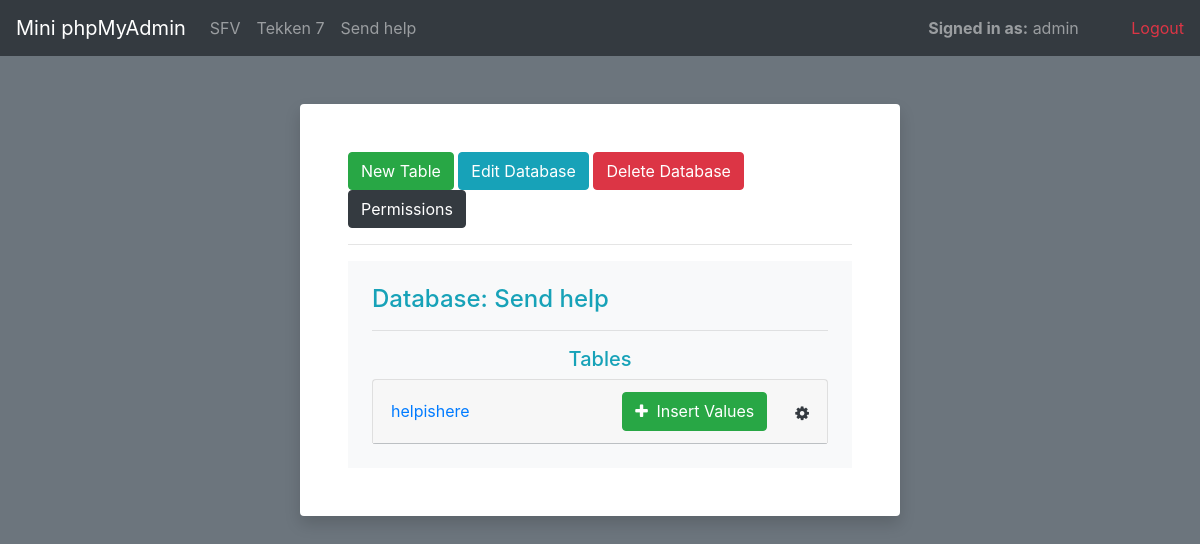
Page /database-new.php?db_id=21 (signed in) on the committed database.
### tables this page shows
CREATE TABLE `db` (
  `db_ID` int(10) NOT NULL,
  `db_Name` varchar(255) NOT NULL,
  `Author` int(10) NOT NULL
);

CREATE TABLE `tb` (
  `tb_ID` int(10) NOT NULL,
  `tb_Name` varchar(255) NOT NULL,
  `db_ID` int(10) NOT NULL
);

### database-new.php (the view, shortened to what this page needs)
<!DOCTYPE html>
<html lang="en">
<head>
  <link rel="stylesheet" href="https://stackpath.bootstrapcdn.com/bootstrap/4.4.1/css/bootstrap.min.css">
    <link href="https://stackpath.bootstrapcdn.com/font-awesome/4.7.0/css/font-awesome.min.css" rel="stylesheet">
    <link rel="stylesheet" href="./styles/bootstrap.min.css">
    <link rel="stylesheet" href="./styles/chess.css">
</head>
<body class="bg-secondary">
  <?php
    include "checkLogin.php";
    $db_id = $_GET['db_id'];
    $getDBQuery = "SELECT * FROM db WHERE db_ID = $db_id";
    $dbResult = $conn->query($getDBQuery);
    function isAllowed($op) {
      return in_array($op, $GLOBALS['permissions']);
    }
    if($dbResult->num_rows > 0) {
      $dbRow = $dbResult->fetch_assoc();
      $db = array('name' => $dbRow['db_Name']);
      $authorID = $dbRow['Author'];
      $getAuthorResult = $conn->query("SELECT * FROM users WHERE user_id = $authorID");
      if($getAuthorResult->num_rows > 0) {
        $author = $getAuthorResult->fetch_assoc();
        $db['author'] = $author['username'];
        $db['authorID'] = $author['user_id'];
      }
      $permissions = array();
      if($_SESSION['Succeed']['type'] === 'administrator' || $db['authorID'] === $_SESSION['Succeed']['id']) {
        array_push($permissions, 1, 2, 3, 4);
      }
      $getTablesQuery = "SELECT * FROM tb WHERE db_ID = $db_id";
      $tablesResult = $conn->query($getTablesQuery);
      if($tablesResult->num_rows > 0) {
        $db['tables'] = array();
        $primaries = array();
        while($table = $tablesResult->fetch_assoc()) {
          $pushTable = array(
            'id' => $table['tb_ID'],
            'name' => $table['tb_Name'],
            'db' => $table['db_ID'],
            'headers' => array(),
            'rows' => array()
          );
          $getHeaders = $conn->query("SELECT * FROM attributes WHERE tb_ID = ".$pushTable['id']." ORDER BY colNum ASC");
          if($getHeaders) {
            if($getHeaders->num_rows > 0) {
              $pushTable['headerCount'] = $getHeaders->num_rows;
              while($header = $getHeaders->fetch_assoc()) {
                array_push($pushTable['headers'], array('name' => $header['attr_Name'], 'colNum' => $header['colNum'], 'id' => $header['attr_ID']));
                if($header['isPrimary']) {
                  $pushTable['pk'] = $header['attr_ID'];
                  array_push($primaries, $pushTable);
                }
              }
            }
          } else {
            addAlert("<b>Uh oh!</b> Something went wrong. ".$conn->error, "danger");
          }
          array_push($db['tables'], $pushTable);
        }
      }
    } else {
      header("Location: welcome.php");
    }
  ?>
  <div class="container col-6 mx-auto p-5 my-5 bg-white shadow rounded">
    <?php if(isAllowed(1)) { ?>
      <button type="button" class="btn btn-success " data-toggle="modal" data-target="#createTable">New Table</button>
    <?php } ?>
    <?php if(isAllowed(3)) { ?>
      <button type="button" class="btn btn-info" data-toggle="modal" data-target="#editDB">Edit Database</button>
    <?php } ?>
    <?php if(isAllowed(4)) { ?>
      <a class="btn btn-danger" href="deleteDB.php?delete_id=<?php echo $_GET['db_id'] ?>">Delete Database</a>
    <?php } ?>
    <button class="btn btn-dark" data-toggle="modal" data-target="#permissions">Permissions</button>
    <hr>
    <div class="container-fluid p-4 bg-light">
      <h4 class="text-info">Database: <?php echo $db['name']; ?></h4>
      <hr>
      <h5 class="text-info text-center">Tables</h5>
      <div class="accordion border-bottom rounded" id="tables">
        <?php if(isset($db['tables'])) { foreach($db['tables'] as $ind=>$tb){ ?>
          <div class="card">
            <div class="card-header" id="heading-<?php echo $ind; ?>">
              <h2 class="mb-0 row justify-content-between">
                <button class="btn btn-link" type="button" data-toggle="collapse" data-target="#collapse-<?php echo $ind; ?>" aria-expanded="false" aria-controls="collapse-<?php echo $ind; ?>"><?php echo $tb['name']; ?></button>
                <div class="row justify-content-end pr-3">
                  <?php if(isAllowed(1)) { ?>
                    <a href="addValues.php?tb_id=<?php echo $tb['id']; ?>" class="btn btn-success">
                      <i class="fa fa-plus mr-1"></i>
                      Insert Values
                    </a>
                  <?php } ?>
                  <?php if(!empty($permissions)) { ?>
                    <div class="dropdown ml-3">
                      <button class="btn dropdown-toggle btn-outline-dark border-0" type="button" id="tableSettings-<?php echo $ind; ?>" data-toggle="dropdown" aria-haspopup="true" aria-expanded="false">
                        <i class="fa fa-cog"></i>
                      </button>
                    </div>
                  <?php } ?>
                </div>
              </h2>
            </div>
          </div>
        <?php } } else { ?>
          <h6 class="text-center">There are no tables in this database yet.</h6>
        <?php } ?>
      </div>
    </div>
  </div>
</body>
</html>

### includes/navbarMain.php (shortened to what this page needs)
<nav class="navbar navbar-expand-lg navbar-dark bg-dark text-white">
  <div class="collapse navbar-collapse" id="navbarTogglerDemo01">
    <a class="navbar-brand" href="welcome.php">Mini phpMyAdmin</a>
    <ul class="navbar-nav mr-auto mt-2 mt-lg-0">
    <?php
                $server = "localhost";
                $username = "root";
                $password = "";
                $dbname = "im2";
                $conn = new mysqli($server,$username,$password,$dbname);
                $sql = "SELECT * FROM db";
                $result = $conn->query($sql);
                if($result->num_rows > 0){
                    while($row = $result->fetch_assoc()){
                      echo '
                      <li class="nav-item">
                          <a class="nav-link" href="database.php?db_id='.$row['db_ID'].'">'.$row['db_Name'].'<span class="sr-only"></span></a>
                      </li>
                      ';
                    }
                }else{
                    echo '<li class="nav-item"><a class="nav-link" >No databases yet</a></li>';
                }
    ?>
    </ul>
    <span class="navbar-text">
      <b>Signed in as:</b> <?php echo $_SESSION['Succeed']['username']; ?>
      <a href="?logout=true" class="text-danger ml-5">Logout</a>
    </span>
  </div>
</nav>

### styles/chess.css (style rules this page uses)
.dropdown-toggle[id*="tableSettings"]::after { display: none; }
.accordion>.card { overflow: visible; }

### rows in the picture
db: db_Name "SFV"
db: db_Name "Tekken 7"
db: db_Name "Send help"
tb: tb_Name "helpishere"

### other values in the picture
$_SESSION['Succeed']['username'] "admin"
$db['name'] "Send help"
